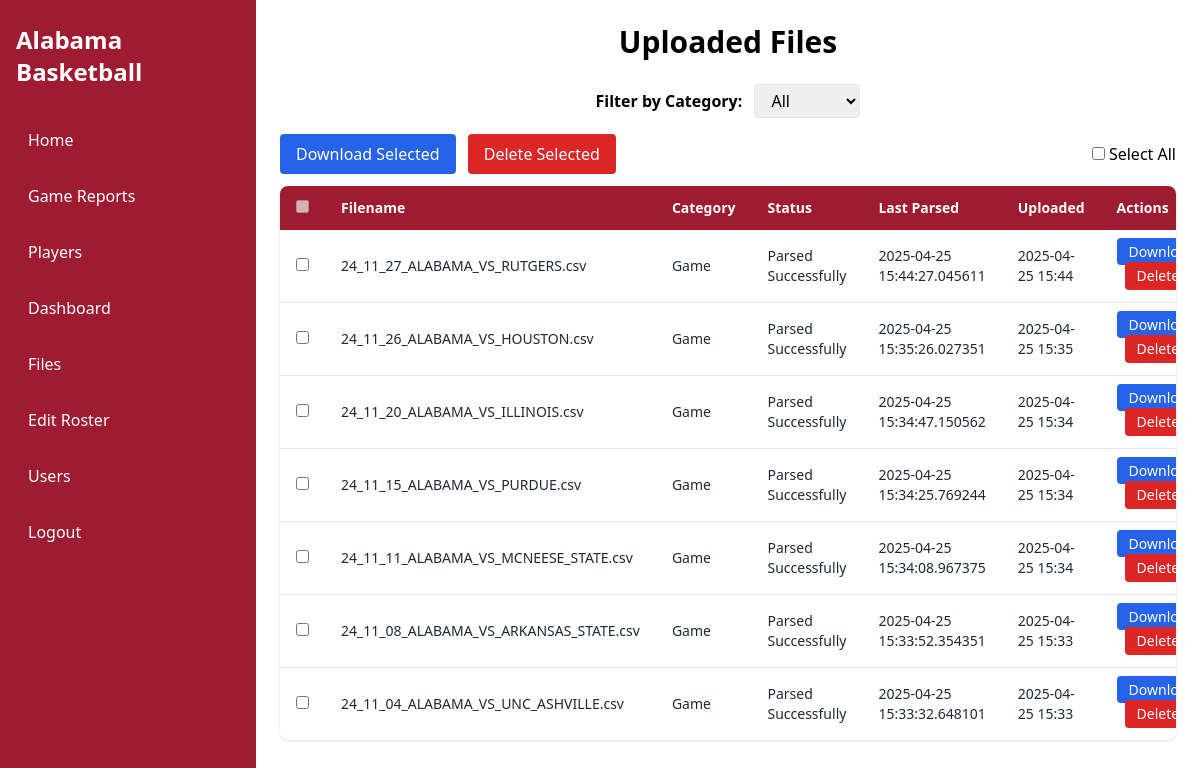
Page /admin/files (signed in) on the earlier database version.
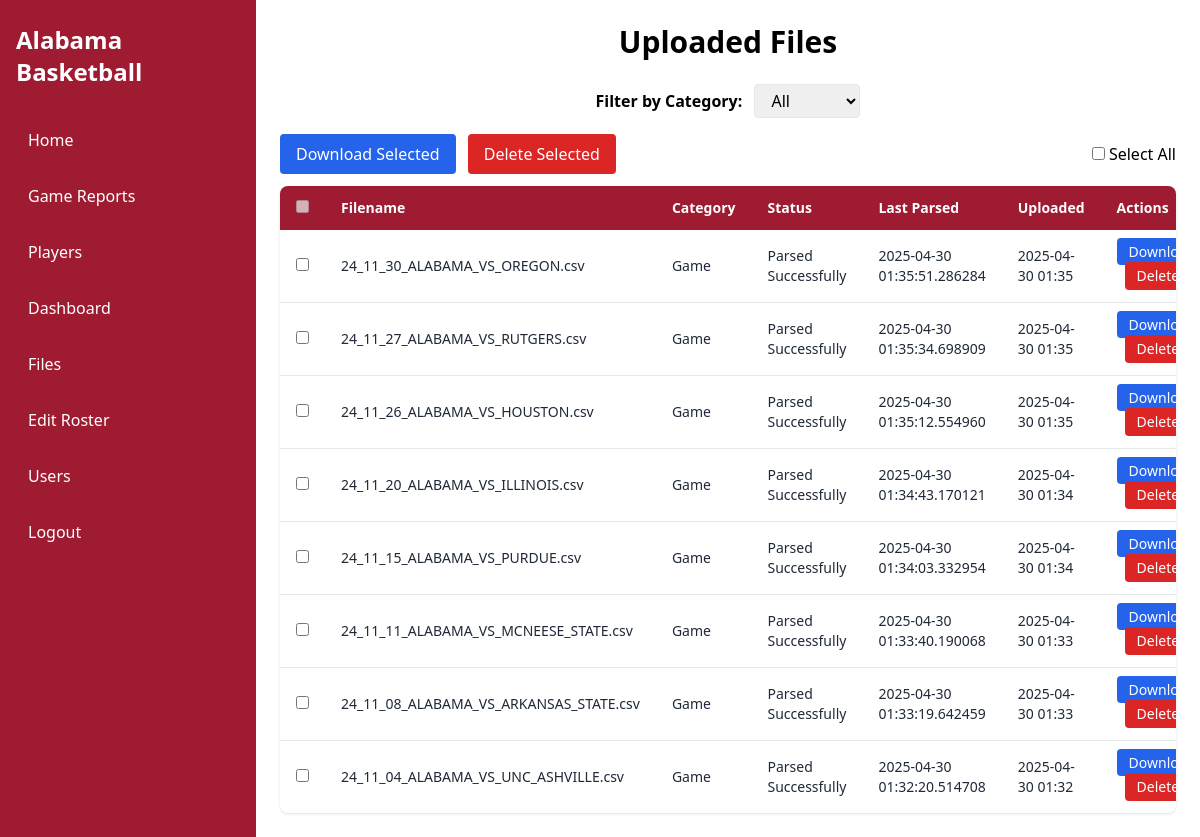
Same page on the later database version.
### models/uploaded_file.py (models this page shows)
class UploadedFile(db.Model):
    __tablename__ = 'uploaded_files'
    id = db.Column(db.Integer, primary_key=True)
    filename = db.Column(db.String(255), nullable=False)
    upload_date = db.Column(db.DateTime, default=datetime.utcnow)
    parse_status = db.Column(db.String(50), default='Not Parsed')
    parse_log = db.Column(db.Text, nullable=True)
    parse_error = db.Column(db.Text, nullable=True)  # Error message if parsing fails
    last_parsed = db.Column(db.DateTime, nullable=True)
    offensive_breakdown = db.Column(db.Text, nullable=True)
    defensive_breakdown = db.Column(db.Text, nullable=True)
    lineup_efficiencies = db.Column(db.Text, nullable=True)
    category = db.Column(db.String(50), nullable=True)  # e.g., 'Game' or 'Practice'

### admin/routes.py (the view)
@admin_bp.route('/files', methods=['GET'], endpoint='files_view_unique')
@admin_required
def files_view():
    category_filter = request.args.get('category')
    if category_filter:
        files = UploadedFile.query.filter_by(category=category_filter).order_by(UploadedFile.upload_date.desc()).all()
    else:
        files = UploadedFile.query.order_by(UploadedFile.upload_date.desc()).all()
    return render_template('files.html', files=files, selected_category=category_filter)

### admin/routes.py (called while the page is built)
@admin_bp.before_request
def admin_bp_before_request():
    if request.endpoint == 'admin.login' or request.endpoint.startswith('static'):
        return
    if not current_user.is_authenticated:
        flash("Please log in to continue.", "error")
        return redirect(url_for('admin.login'))
    admin_only = {
        'admin.dashboard',
        'admin.files_view_unique',
        'admin.upload_file',
        'admin.parse_file',
        'admin.delete_file',
        'admin.users_list',
        'admin.add_user',
        'admin.edit_user',
        'admin.delete_user',
        'admin.edit_roster',
        'admin.delete_roster',
    }
    if request.endpoint in admin_only and not current_user.is_admin:
        flash("You do not have permission to view that page.", "error")
        return redirect(url_for('admin.login'))

### utils/auth.py (called while the page is built)
def admin_required(f):
    @wraps(f)
    @login_required
    def decorated(*args, **kwargs):
        if not current_user.is_admin:
            abort(403)
        return f(*args, **kwargs)
    return decorated

### templates/files.html (shortened to what this page needs)
{% extends "base.html" %}
{% block content %}
<div class="max-w-6xl mx-auto">
  <h1 class="text-3xl font-bold mb-6 text-center">Uploaded Files</h1>
  <form method="GET" class="mb-4 text-center">
    <label for="category" class="font-semibold mr-2">Filter by Category:</label>
    <select name="category" id="category" onchange="this.form.submit()" class="border rounded px-3 py-1">
      <option value="">All</option>
    </select>
  </form>
  <form method="POST" action="{{ url_for('admin.bulk_action') }}">
    <div class="mb-3 flex justify-between items-center">
      <div>
        <button name="action" value="download" type="submit" class="bg-blue-600 hover:bg-blue-700 text-white px-4 py-2 rounded">Download Selected</button>
        <button name="action" value="delete" type="submit" onclick="return confirm('Delete selected files?')" class="bg-red-600 hover:bg-red-700 text-white px-4 py-2 rounded ml-2">Delete Selected</button>
      </div>
      <div>
        <label class="font-medium"><input type="checkbox" id="select-all" class="mr-1">Select All</label>
      </div>
    </div>
    <div class="bg-white shadow rounded-lg overflow-x-auto">
      <table class="min-w-full text-sm">
        <thead class="bg-[#9E1B32] text-white">
          <tr>
            <th class="px-4 py-3"><input type="checkbox" disabled></th>
            <th class="px-4 py-3 text-left">Filename</th>
            <th class="px-4 py-3 text-left">Category</th>
            <th class="px-4 py-3 text-left">Status</th>
            <th class="px-4 py-3 text-left">Last Parsed</th>
            <th class="px-4 py-3 text-left">Uploaded</th>
            <th class="px-4 py-3 text-left">Actions</th>
          </tr>
        </thead>
        <tbody class="divide-y divide-gray-200 text-gray-800">
          {% for file in files %}
          <tr>
            <td class="px-4 py-3"><input type="checkbox" name="selected_files" value="{{ file.id }}"></td>
            <td class="px-4 py-3">{{ file.filename }}</td>
            <td class="px-4 py-3">{{ file.category or 'Uncategorized' }}</td>
            <td class="px-4 py-3">{{ file.parse_status }}</td>
            <td class="px-4 py-3">{{ file.last_parsed or '—' }}</td>
            <td class="px-4 py-3">{{ file.upload_date.strftime('%Y-%m-%d %H:%M') }}</td>
            <td class="px-4 py-3 space-x-2">
              <a href="{{ url_for('admin.download_file', file_id=file.id) }}" class="bg-blue-600 hover:bg-blue-700 text-white px-3 py-1 rounded text-sm">Download</a>
              <form method="POST" action="{{ url_for('admin.delete_file', file_id=file.id) }}" class="inline">
                <button type="submit" class="bg-red-600 hover:bg-red-700 text-white px-3 py-1 rounded text-sm">Delete</button>
              </form>
            </td>
          </tr>
          {% endfor %}
        </tbody>
      </table>
    </div>
  </form>
</div>
{% endblock %}

### templates/admin/base.html (shortened to what this page needs)
<!DOCTYPE html>
<html lang="en" class="bg-white text-black">
<head>
  <script src="https://cdn.tailwindcss.com"></script>
</head>
<body class="min-h-screen flex">
  <aside class="w-64 bg-[#9E1B32] text-white flex flex-col px-4 py-6">
    <h1 class="text-2xl font-bold mb-8">Alabama Basketball</h1>
    <nav class="flex flex-col gap-4 flex-1">
      <a href="{{ url_for('public.homepage') }}"
         class="px-3 py-2 rounded transition hover:bg-white hover:text-[#9E1B32]
                {{ 'bg-white text-[#9E1B32]' if active_page=='home' else '' }}">
        Home
      </a>
      {% if current_user.is_authenticated %}
        <a href="{{ url_for('admin.game_reports') }}"
           class="px-3 py-2 rounded transition hover:bg-white hover:text-[#9E1B32]
                  {{ 'bg-white text-[#9E1B32]' if active_page=='game_reports' else '' }}">
          Game Reports
        </a>
        <a href="{{ url_for('admin.players_list') }}"
           class="px-3 py-2 rounded transition hover:bg-white hover:text-[#9E1B32]
                  {{ 'bg-white text-[#9E1B32]' if active_page=='players' else '' }}">
          Players
        </a>
        {% if current_user.is_admin %}
          <a href="{{ url_for('admin.dashboard') }}"
             class="px-3 py-2 rounded transition hover:bg-white hover:text-[#9E1B32]
                    {{ 'bg-white text-[#9E1B32]' if active_page=='dashboard' else '' }}">
            Dashboard
          </a>
          <a href="{{ url_for('admin.files_view_unique') }}"
             class="px-3 py-2 rounded transition hover:bg-white hover:text-[#9E1B32]
                    {{ 'bg-white text-[#9E1B32]' if active_page=='files' else '' }}">
            Files
          </a>
          <a href="{{ url_for('admin.edit_roster', season_id=1) }}"
             class="px-3 py-2 rounded transition hover:bg-white hover:text-[#9E1B32]
                    {{ 'bg-white text-[#9E1B32]' if active_page=='edit_roster' else '' }}">
            Edit Roster
          </a>
          <a href="{{ url_for('admin.users_list') }}"
             class="px-3 py-2 rounded transition hover:bg-white hover:text-[#9E1B32]
                    {{ 'bg-white text-[#9E1B32]' if active_page=='users' else '' }}">
            Users
          </a>
        {% endif %}
        <a href="{{ url_for('admin.logout') }}"
           class="px-3 py-2 rounded transition hover:bg-white hover:text-[#9E1B32]">
          Logout
        </a>
      {% else %}
        <a href="{{ url_for('admin.login') }}"
           class="px-3 py-2 rounded transition hover:bg-white hover:text-[#9E1B32]">
          Login
        </a>
      {% endif %}
    </nav>
  </aside>
  <main class="flex-1 p-6 overflow-y-auto bg-white text-black">
    {% block content %}{% endblock %}
  </main>
</body>
</html>

Differences in the rows shown:
added UploadedFile: filename "24_11_30_ALABAMA_VS_OREGON.csv", category "Game", parse_status "Parsed Successfully", last_parsed "2025-04-30 01:35:51.286284", upload_date "2025-04-30 01:35"
changed UploadedFile "24_11_27_ALABAMA_VS_RUTGERS.csv": last_parsed "2025-04-25 15:44:27.045611" → "2025-04-30 01:35:34.698909"; upload_date "2025-04-25 15:44" → "2025-04-30 01:35"
changed UploadedFile "24_11_26_ALABAMA_VS_HOUSTON.csv": last_parsed "2025-04-25 15:35:26.027351" → "2025-04-30 01:35:12.554960"; upload_date "2025-04-25 15:35" → "2025-04-30 01:35"
changed UploadedFile "24_11_20_ALABAMA_VS_ILLINOIS.csv": last_parsed "2025-04-25 15:34:47.150562" → "2025-04-30 01:34:43.170121"; upload_date "2025-04-25 15:34" → "2025-04-30 01:34"
changed UploadedFile "24_11_15_ALABAMA_VS_PURDUE.csv": last_parsed "2025-04-25 15:34:25.769244" → "2025-04-30 01:34:03.332954"; upload_date "2025-04-25 15:34" → "2025-04-30 01:34"
changed UploadedFile "24_11_11_ALABAMA_VS_MCNEESE_STATE.csv": last_parsed "2025-04-25 15:34:08.967375" → "2025-04-30 01:33:40.190068"; upload_date "2025-04-25 15:34" → "2025-04-30 01:33"
changed UploadedFile "24_11_08_ALABAMA_VS_ARKANSAS_STATE.csv": last_parsed "2025-04-25 15:33:52.354351" → "2025-04-30 01:33:19.642459"; upload_date "2025-04-25 15:33" → "2025-04-30 01:33"
changed UploadedFile "24_11_04_ALABAMA_VS_UNC_ASHVILLE.csv": last_parsed "2025-04-25 15:33:32.648101" → "2025-04-30 01:32:20.514708"; upload_date "2025-04-25 15:33" → "2025-04-30 01:32"
